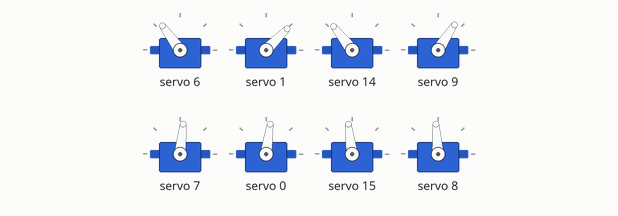
This sketch was run on a simulated Arduino Uno, built with avr-gcc and run on an emulated ATmega328P. On the bench: 8 × servo. What the sketch prints to the serial monitor is not drawn.

Above: at 0.15 s.
Timing chart, 0 to 1.8 s (numbered marks = the images above):
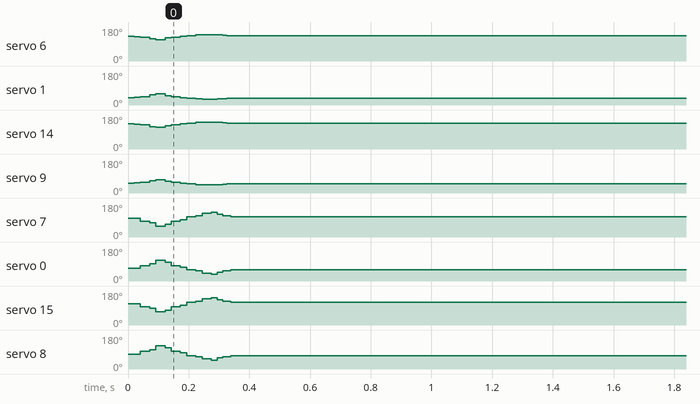

The sketch:

dunqi.ino
```cpp
#include <Wire.h>                      //IIC通讯头文件
#include <Adafruit_PWMServoDriver.h> //16路舵机控制板头文件
//以这种方式调用，它使用默认地址0x40。
Adafruit_PWMServoDriver pwm = Adafruit_PWMServoDriver();
#define SERVOMIN  680   //这是“最小”高电平占空比计数（在4096中）
#define SERVOMAX  2200   //这是“最大”高电平占空比计数（在4096中）
//前进步态帧数据
char wk[20][8]= {
42,42,-42,-42,-16,-16,16,16,
39,39,-39,-39,-9,-9,9,9,
36,36,-36,-36,-1,-1,1,1,
32,32,-32,-32,8,8,-8,-8,
27,27,-27,-27,17,17,-17,-17,
22,22,-22,-22,28,28,-28,-28,
27,27,-27,-27,17,17,-17,-17,
32,32,-32,-32,8,8,-8,-8,
36,36,-36,-36,-1,-1,1,1,
39,39,-39,-39,-9,-9,9,9,
42,42,-42,-42,-16,-16,16,16,
45,45,-45,-45,-24,-24,24,24,
47,47,-47,-47,-30,-30,30,30,
49,49,-49,-49,-37,-37,37,37,
50,50,-50,-50,-43,-43,43,43,
51,51,-51,-51,-49,-49,49,49,
50,50,-50,-50,-43,-43,43,43,
49,49,-49,-49,-37,-37,37,37,
47,47,-47,-47,-30,-30,30,30,
45,45,-45,-45,-24,-24,24,24
};
//舵机校准偏角数据
char cal[16]={-6,-14,7,0,0,0,0,0,1,9,-3,3,6,-6,7,-6};
//舵机旋转方向
int8_t rotationDirections[] = {1, -1, 1, 1,
                               1, -1, 1, -1,
                               1, -1, -1, 1,
                               -1, 1, 1, -1
                              };
//关节映射表
byte pins[] = {4, 3, 11, 12,
               5, 2, 13, 10,
               6, 1, 14, 9,
               7, 0, 15, 8
              };
//将角度数据转换成高电平占空比
int S2P(int angle){
  float p=0.0;
  p=(1520/150)*angle+680+760;
  return int(p);
}

void setup() {
   Serial.begin(57600);//打开串口
   pwm.begin();       //初始化PCA9685
   pwm.setPWMFreq(240);  //设置频率60Hz
}

void loop() {
  //循环一次前进步态
  for(int i=0;i<=19;i++)//一共43帧
  {
    for(int j=0;j<=7;j++)//每帧8个舵机角度
    {
      Serial.print(int(wk[i][j]));
      //具体舵机角度=步态帧中舵机角度数据*旋转方向+舵机校准偏角+75
      //每次从8号关节舵机开始，执行到16号关节舵机，为一帧
      pwm.setPWM(pins[8+j],0,S2P((int(wk[i][j])+cal[8+j])*rotationDirections[j+8]));
      Serial.print(',');
    }
    delay(10);
    Serial.println();
  }
  delay(500000000);//只执行一次，如果想循环执行，则需要将此行注释掉
}
```
